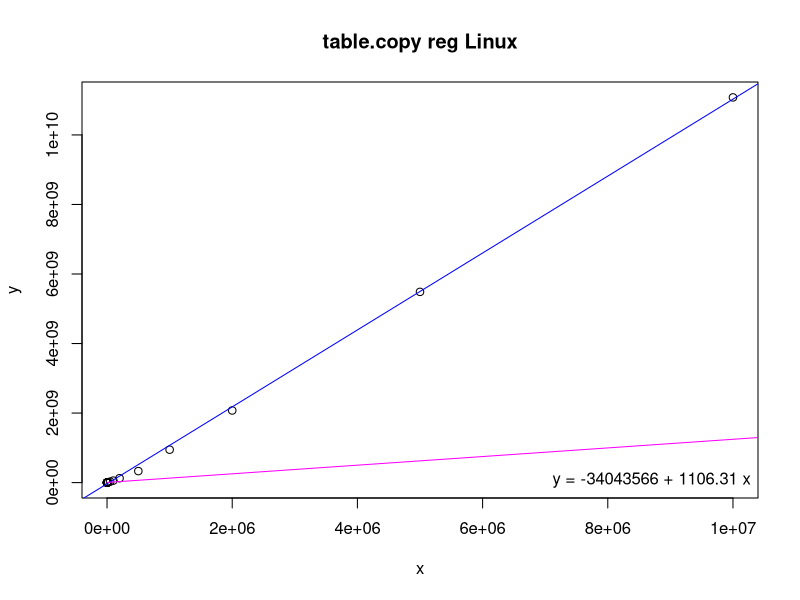
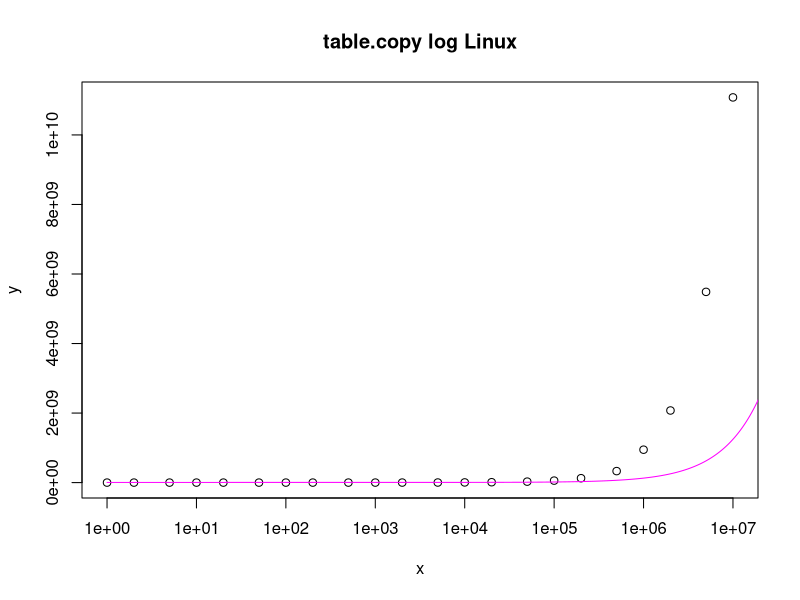

Source code (R) for these figures, in order:
# Input data
x <- c(1,2,5,10,20,50,100,200,500,1000,2000,5000,10000,20000,50000,100000,200000,500000,1000000,2000000,5000000,9999999)
y <- c(99013,99764,102730,106230,120070,117080,129200,156840,247650,421560,894890,2357600,5056900,10817000,27778000,57067000,126240000,330740000,946480000,2074000000,5485900000,11079000000)

# Linear regression
model <- lm(y ~ x)
coefs <- coef(model)

# Print regression coefficients
print(coefs)

# Estimating function
fe <- function(x) {
  4600000 + (((x + 132 - 1) / 132) * 16384)
}

# Estimated values
xe <- seq(1, 40000000000, by = 10000)
ye <- fe(xe)

png("table-copy-reg.png")
plot(x, y, main = "table.copy reg Linux")
abline(model, col = "blue")
lines(xe, ye, col = "magenta")
legend("bottomright", legend = sprintf("y = %.0f + %.2f x", coefs[1], coefs[2]), bty = "n")

png("table-copy-log.png")
plot(x, y, log = "x", main = "table.copy log Linux")
lines(xe, ye, col = "magenta")
